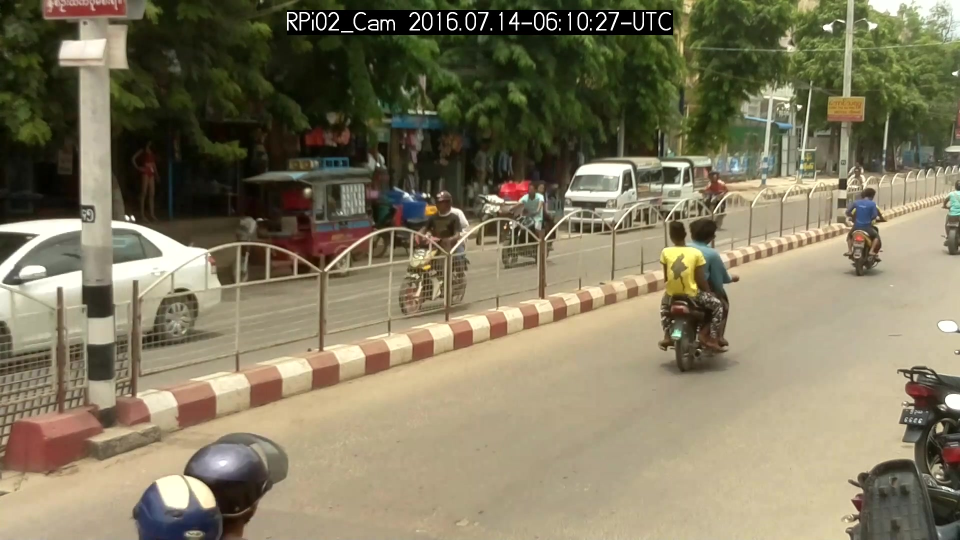
#> input picture data/raw_images/Pakokku_urban_63_58.jpg, 1920 x 1080 px (shown at 1/2 size); its folder holds only this picture in this run
$ python -i preprocess.py   (imports and definitions only)
#> lines starting #> are read from the running program, lines starting #| are printed output that depends on the picture
"""
Phase 2 - Image Preprocessing
Handles: low light, blur, rain, noise, normalization
"""

import cv2
import numpy as np
from pathlib import Path


def enhance_low_light(image: np.ndarray) -> np.ndarray:
    """Apply CLAHE to boost visibility in dark/night images."""
    lab = cv2.cvtColor(image, cv2.COLOR_BGR2LAB)
    l, a, b = cv2.split(lab)
    clahe = cv2.createCLAHE(clipLimit=3.0, tileGridSize=(8, 8))
    l = clahe.apply(l)
    enhanced = cv2.merge((l, a, b))
    return cv2.cvtColor(enhanced, cv2.COLOR_LAB2BGR)


def reduce_noise(image: np.ndarray) -> np.ndarray:
    """Non-local means denoising — good for rainy/grainy frames."""
    return cv2.fastNlMeansDenoisingColored(image, None, h=10, hColor=10,
                                           templateWindowSize=7, searchWindowSize=21)


def sharpen(image: np.ndarray) -> np.ndarray:
    """Sharpen blurry images using an unsharp mask."""
    gaussian = cv2.GaussianBlur(image, (0, 0), 2.0)
    return cv2.addWeighted(image, 1.5, gaussian, -0.5, 0)


def resize_normalize(image: np.ndarray, target_size: tuple = (640, 640)) -> np.ndarray:
    """Resize to model input size and normalize pixel values."""
    resized = cv2.resize(image, target_size, interpolation=cv2.INTER_LINEAR)
    return resized.astype(np.float32) / 255.0


def detect_brightness(image: np.ndarray) -> str:
    """Classify image as bright, normal, or dark."""
    gray = cv2.cvtColor(image, cv2.COLOR_BGR2GRAY)
    mean = np.mean(gray)
    if mean < 60:
        return "dark"
    elif mean > 180:
        return "bright"
    return "normal"


def preprocess_image(image_path: str, save_path: str = None) -> np.ndarray:
    """
    Full preprocessing pipeline for a single traffic image.
    Returns a BGR numpy array ready for detection.
    """
    image = cv2.imread(image_path)
#> image is the input picture: shape (1080, 1920, 3); mean B, G, R 95.5, 121.1, 128.8
    if image is None:
        raise FileNotFoundError(f"Could not load image: {image_path}")

    brightness = detect_brightness(image)
#> in detect_brightness, `gray = cv2.cvtColor(image, cv2.COLOR_BGR2GRAY)`:
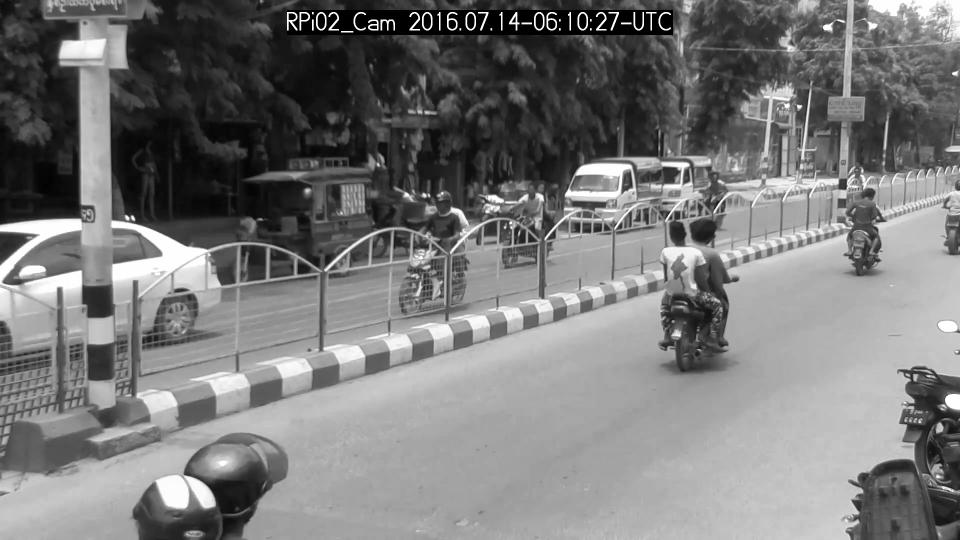
#> gray: shape (1080, 1920) (shown at 1/2 size); min 0, max 255, mean 120.5
#> in detect_brightness, `mean = np.mean(gray)`: mean = 120.5
#> brightness = 'normal'
    if brightness == "dark":
        image = enhance_low_light(image)

    image = reduce_noise(image)
    image = sharpen(image)
    image_resized = cv2.resize(image, (640, 640))
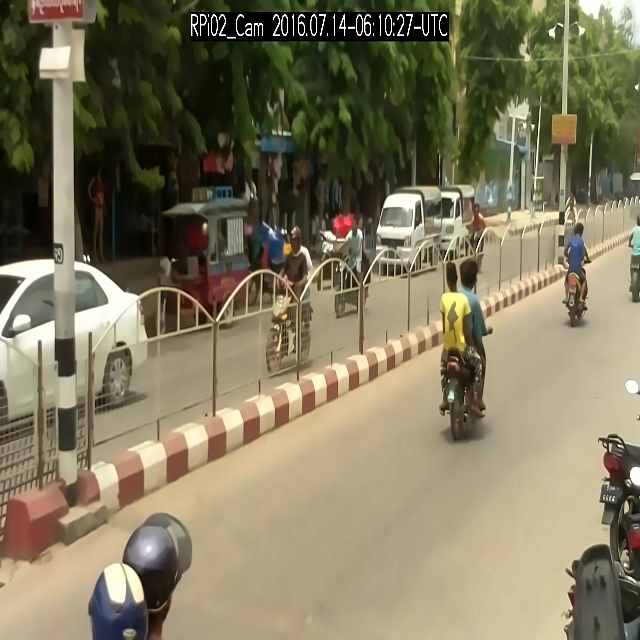
#> image_resized: shape (640, 640, 3); mean B, G, R 94.6, 120.7, 128.5

    if save_path:
        cv2.imwrite(save_path, image_resized)
        print(f"[Preprocessed] Saved to {save_path}")

    return image_resized


def preprocess_batch(input_dir: str, output_dir: str):
    """Preprocess all images in a folder."""
    input_path = Path(input_dir)
    output_path = Path(output_dir)
    output_path.mkdir(parents=True, exist_ok=True)

    image_files = (list(input_path.glob("*.jpg")) +
                   list(input_path.glob("*.jpeg")) +
                   list(input_path.glob("*.png")))

    print(f"[Batch] Found {len(image_files)} images...")
    for img_file in image_files:
        out_file = output_path / img_file.name
        try:
            preprocess_image(str(img_file), str(out_file))
        except Exception as e:
            print(f"[Error] {img_file.name}: {e}")

    print(f"[Done] Preprocessed {len(image_files)} images")

>>> result = preprocess_image('../data/raw_images/Pakokku_urban_63_58.jpg')

$ run again, on data/raw_images/Pakokku_urban_63_90.jpg
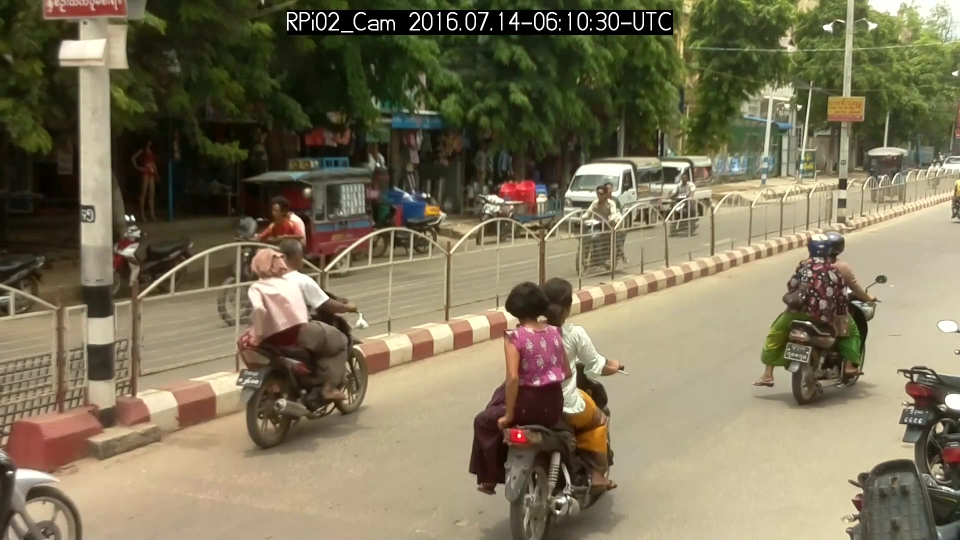
#> input picture data/raw_images/Pakokku_urban_63_90.jpg, 1920 x 1080 px (shown at 1/2 size)
#> in preprocess_image, image is the input picture: shape (1080, 1920, 3); mean B, G, R 89.1, 115.3, 124.6
#> in detect_brightness, `gray = cv2.cvtColor(image, cv2.COLOR_BGR2GRAY)`:
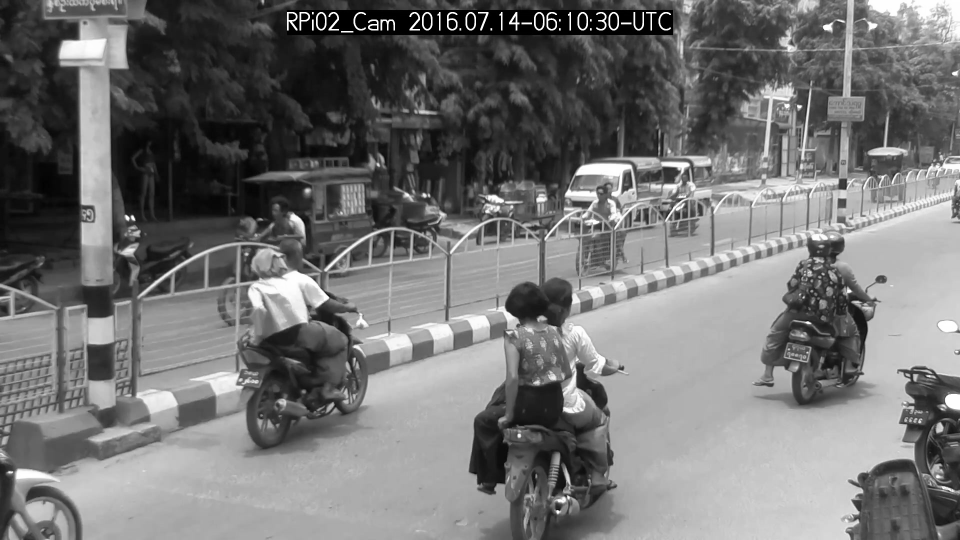
#> gray: shape (1080, 1920) (shown at 1/2 size); min 0, max 255, mean 115.1
#> mean = 115.1
#> brightness = 'normal'
#> in preprocess_image, `image_resized = cv2.resize(image, (640, 640))`:
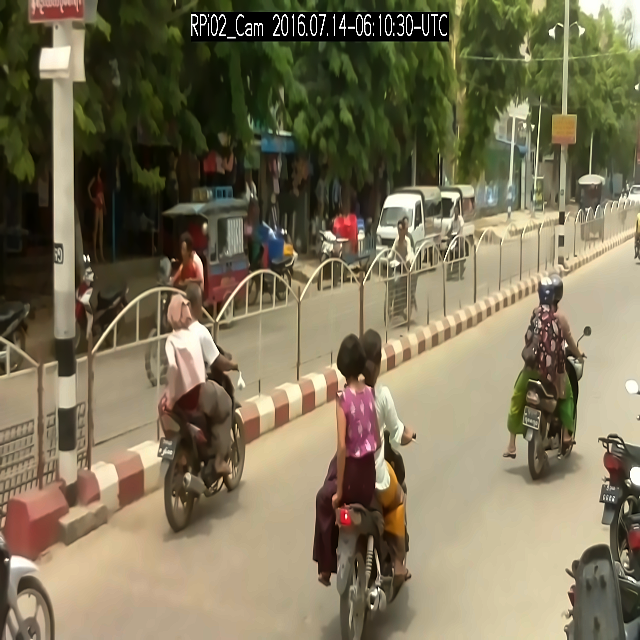
#> image_resized: shape (640, 640, 3); mean B, G, R 88.2, 114.8, 124.2

$ run again, on data/raw_images/imag.jpg
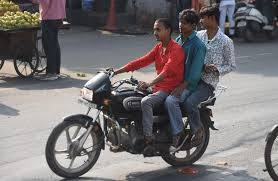
#> input picture data/raw_images/imag.jpg, 278 x 181 px
#> in preprocess_image, image is the input picture: shape (181, 278, 3); mean B, G, R 113.9, 112.3, 116.6
#> in detect_brightness, `gray = cv2.cvtColor(image, cv2.COLOR_BGR2GRAY)`:
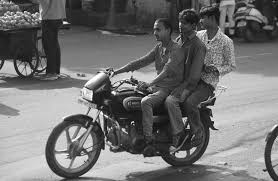
#> gray: shape (181, 278); min 1, max 255, mean 113.8
#> mean = 113.8
#> brightness = 'normal'
#> in preprocess_image, `image_resized = cv2.resize(image, (640, 640))`:
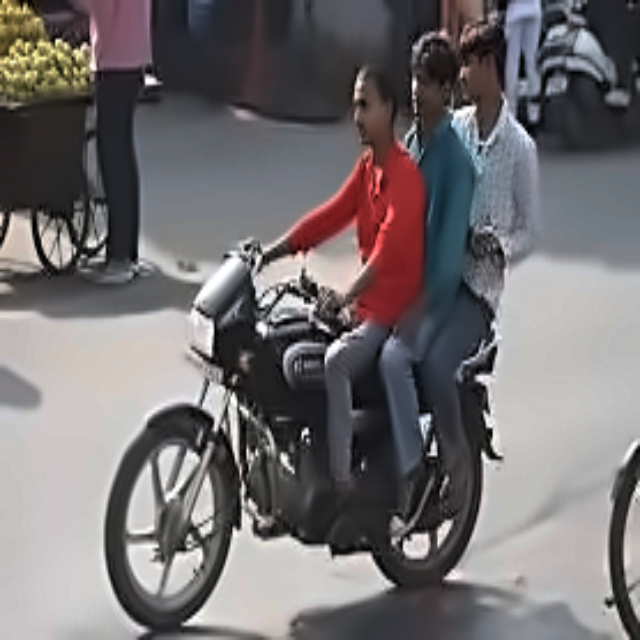
#> image_resized: shape (640, 640, 3); mean B, G, R 113.2, 111.7, 115.9

$ run again, on data/raw_images/image.jpg
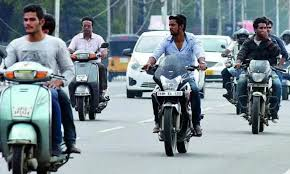
#> input picture data/raw_images/image.jpg, 290 x 174 px
#> in preprocess_image, image is the input picture: shape (174, 290, 3); mean B, G, R 146.4, 139.8, 125.7
#> in detect_brightness, `gray = cv2.cvtColor(image, cv2.COLOR_BGR2GRAY)`:
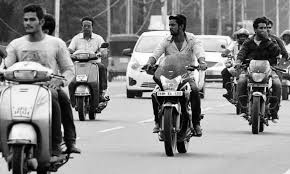
#> gray: shape (174, 290); min 0, max 255, mean 136.3
#> mean = 136.3
#> brightness = 'normal'
#> in preprocess_image, `image_resized = cv2.resize(image, (640, 640))`:
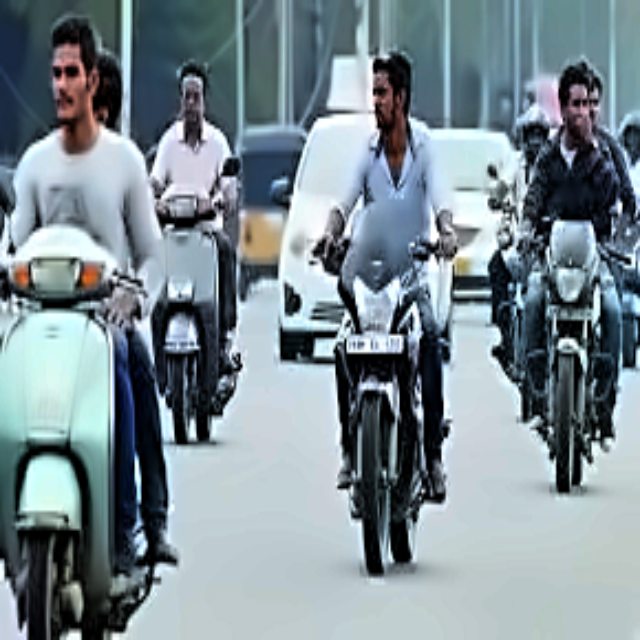
#> image_resized: shape (640, 640, 3); mean B, G, R 147.3, 140.2, 125
